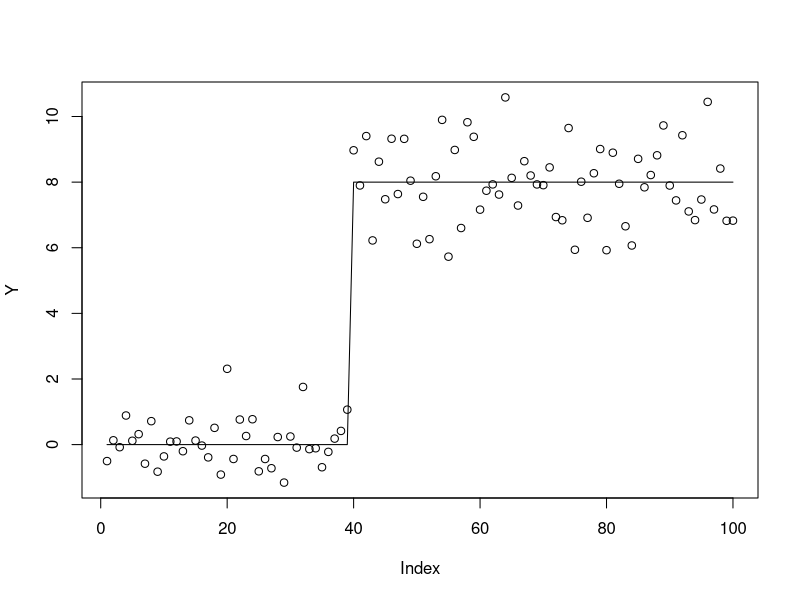
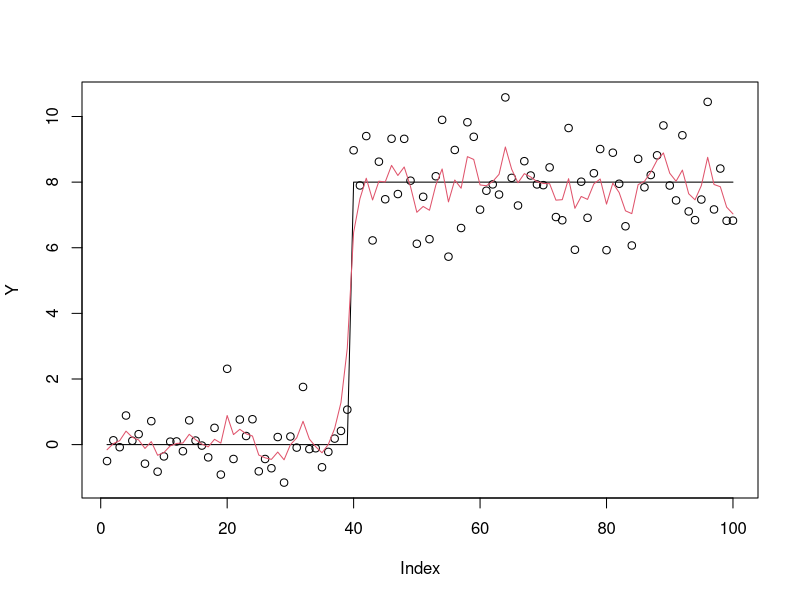
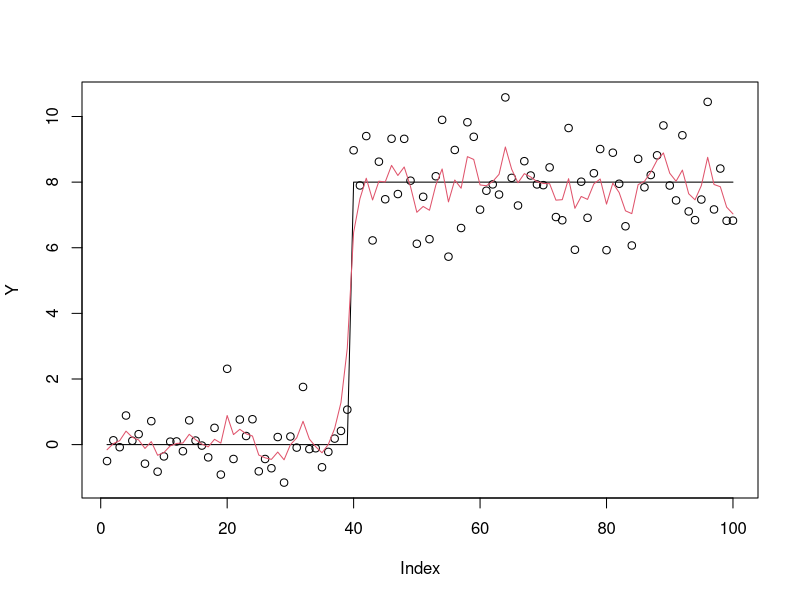

Reproduce these figures in R, in order.
## ---- chunk 1
# A an n by n PSD matrix; x and b are column vectors of length n
conjgrad = function(A, b, x){
    r = b - A %*% x
    p = r
    rsold = t(r) %*% r

    for(i in 1:length(b)){
        Ap = A %*% p
        alpha = as.numeric(rsold / (t(p) %*% Ap))
        x = x + alpha * p
        r = r - alpha * Ap
        rsnew = t(r) %*% r
        if(sqrt(rsnew) < 1e-10){
          break
        }
        p = r + as.numeric(rsnew / rsold) * p
        rsold = rsnew
    }
    return(list(x=x,niter = i))
}
## ---- chunk 2
set.seed(100)
n = 100
p = n
X = matrix(0,nrow=n,ncol=n)
for(i in 1:n){
  X[i:n,i] = 1
}
btrue = rep(0,n)
btrue[40] = 8
Y = X %*% btrue + rnorm(n)
plot(Y)
lines(X %*% btrue)
## ---- chunk 3
A = t(X) %*% X + diag(n)
b = t(X) %*% Y
res = conjgrad(A, b, x = cbind(rep(0,100))) 
res$niter
plot(Y)
lines(X %*% btrue)
lines(X %*% res$x,col=2)
## ---- chunk 4
T = solve(t(X) %*% X)
A2 = T %*% A
b2 = T %*% b
res2 = conjgrad(A2, b2, x = cbind(rep(0,100))) 
res2$niter
plot(Y)
lines(X %*% btrue)
lines(X %*% res$x,col=2)
